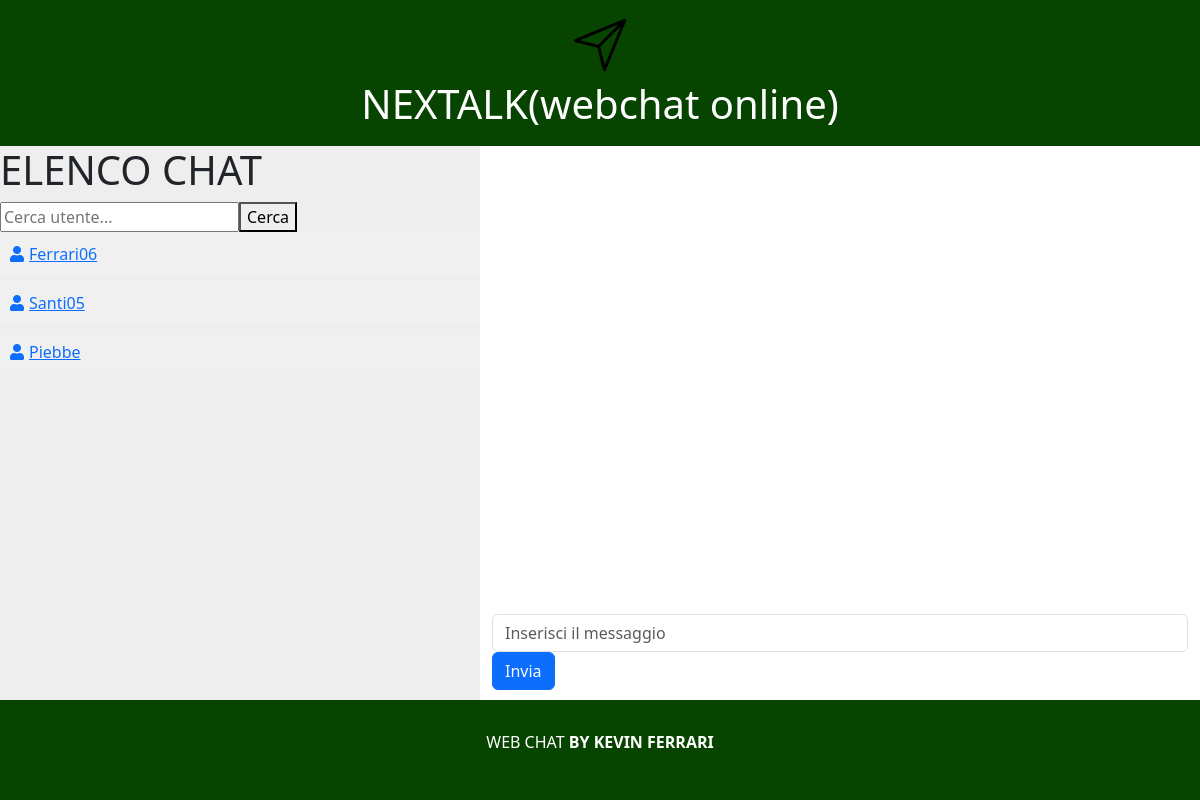
/APP/WEBCHAT/index.php (signed in), run on an earlier commit of the app's database.
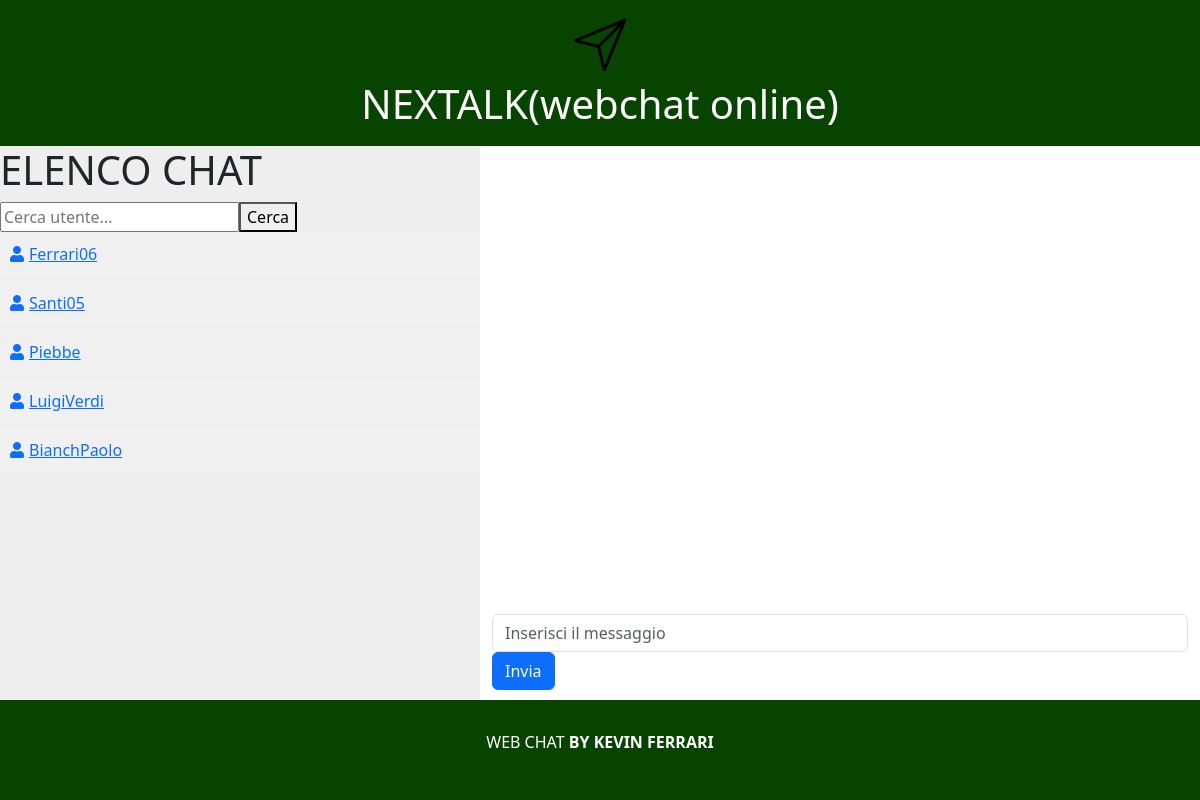
And on a later commit of the database.
### tables this page shows
CREATE TABLE `utenti` (
  `username` varchar(50) NOT NULL,
  `Nome` varchar(60) NOT NULL,
  `Cognome` varchar(60) NOT NULL,
  `email` varchar(200) NOT NULL,
  `pwd` varchar(200) NOT NULL,
  `id` int(11) NOT NULL
);

### APP/BL/UtenteBL.inc.php (called while the page is built, shortened)
<?php
class UtenteBL
{
    static public function getUtenti()
    {
        $conn = connectDB();
        $sql = "SELECT * FROM utenti";
        $result = $conn->query($sql);
        $utenti = array();
        if($result->num_rows > 0)
        {
            while ($row = $result->fetch_assoc()) {
                $utenti[] = $row;
            }
        }
        return $utenti;
    }
}
?>

### APP/tmpl/elencoutenti.inc.php (the view, shortened to what this page needs)
<link rel="stylesheet" href="https://cdnjs.cloudflare.com/ajax/libs/font-awesome/5.15.4/css/all.min.css">
<div id="menu" class="column">
    <h1>ELENCO CHAT</h1>
    <?php
        include('../BL/UtenteBL.inc.php');
        $listaDiUtenti = UtenteBL::getUtenti();
        if (isset($listaDiUtenti) && !empty($listaDiUtenti)) {
            echo '<input type="text" id="searchUser" placeholder="Cerca utente...">';
            echo '<button onclick="searchUsers()">Cerca</button>';
            foreach ($listaDiUtenti as $row) {
                echo "<a href='index.php?idDestinatario={$row["id"]}'>";
                echo "<div class='container1 user' onclick= Mostrachat(" . $row["id"] . ")>";
                echo "<i class='fas fa-user'></i>";
                echo $row["username"];
                echo "</div></a>";
            }
        } else {
            echo "Nessun utente presente nel database.";
        }
    ?>
</div>

### APP/WEBCHAT/index.php (shortened to what this page needs)
<!DOCTYPE html>
<html lang="en">
<head>
    <link rel="stylesheet" href="../css/stile.css">
    <link href="https://cdn.jsdelivr.net/npm/bootstrap@5.3.2/dist/css/bootstrap.min.css" rel="stylesheet">
</head>
<body>
    <?php include('../tmpl/header.inc.php'); ?>
    <div id="main-content">
        <?php include('../tmpl/elencoutenti.inc.php'); ?>
        <?php include('../tmpl/chat.inc.php'); ?>
    </div>
    <?php include('../tmpl/footer.inc.php'); ?>
</body>
</html>

### APP/tmpl/header.inc.php
<header>
    <div id="containerHeader">
        <img class="logo" src="../img/messaggio.png" alt="Messaggio" style="width: 70px;">
        <h1>NEXTALK(webchat online)</h1>
    </div>
</header>

### APP/tmpl/chat.inc.php (shortened to what this page needs)
<div id="chat-window" class="column">
    <div class="container mt-4" id="chat">
        <div class="row">
            <form method="POST" action="../tmpl/inviomessaggio.php" id="formInvio" name="formInvio">
                <div class="col" id="messaggio-inviato">
                    <input type="text" id="testoMessaggio" name="testoMessaggio" class="form-control" placeholder="Inserisci il messaggio" required>
                </div>
                <div class="col-auto">
                    <button type="submit" id="invia-messaggio" class="btn btn-primary">Invia</button>
                </div>
            </form>
        </div>
    </div>
</div>

### APP/tmpl/footer.inc.php
<footer>
    <p>WEB CHAT <strong>BY KEVIN FERRARI</strong>
</footer>

### APP/css/stile.css (style rules this page uses)
html,body { height: 100%; }
body { display: flex; flex-direction: column; justify-content: space-between; }
header { background-color: #074400; color: #fff; padding: 10px; text-align: center; }
#main-content { height: 100%; display: flex; }
#chat-window { position: relative; }
.column { flex: 1; }
#chat { position: absolute; bottom: 10px; }
#menu { background-color: #eee; max-width: 40%; }
footer { background-color: #074400; color: white; padding: 30px; text-align: center; margin-top: auto; }

### APP/tmpl/elencoutenti.inc.php (style rules this page uses)
.container1 { background-color: #f0f0f0; padding: 10px; margin-bottom: 5px; cursor: pointer; }
.container1 i { margin-right: 5px; }
#menu.column { overflow-y: auto; max-height: 700px; }

### APP/tmpl/chat.inc.php (style rules this page uses)
#messaggio-inviato { align-self: flex-end; flex: 1; }

What changed in the data, as far as the page shows it:
added utenti: username "LuigiVerdi"
added utenti: username "BianchPaolo"
